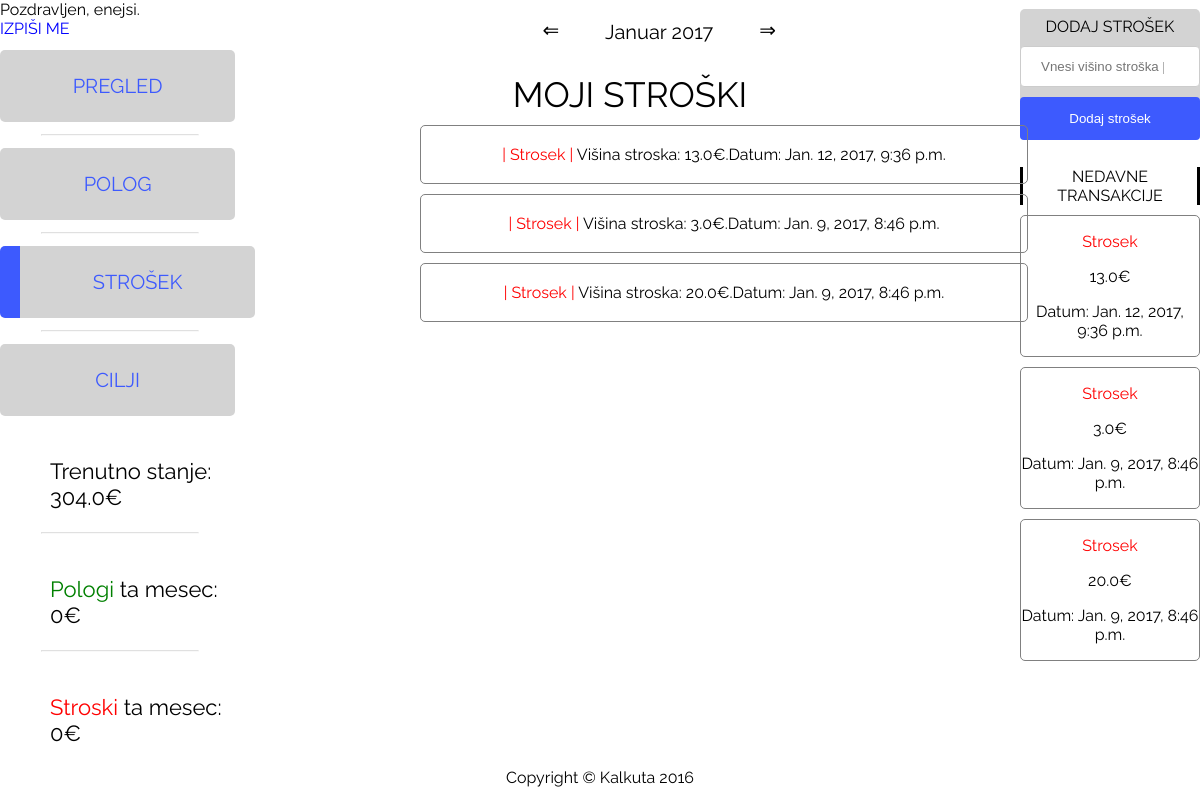
The app's page /kalkuta/strosek?q=1 (signed in) with its own data.
### kalkuta/models.py (models this page shows, shortened)
class Stanje(models.Model):
    stanje = models.FloatField(default=0)
    uporabnik = models.OneToOneField(User, on_delete=models.SET_NULL, null=True)

class Transakcija(models.Model):
    tip = models.BooleanField() #0 je strosek 1 je polog
    visina = models.FloatField()
    datum = models.DateTimeField(default=datetime.now)
    uporabnik = models.ForeignKey(User, on_delete=models.SET_NULL, null=True)
    leto_trans = models.IntegerField(null=True)
    mesec_trans = models.IntegerField(null=True)

### kalkuta/views.py (the view, shortened to what this page needs)
# urls.py: url(r'strosek', views.odlivi, name='odlivi'),
@login_required
def odlivi(request):
    stdlogger.debug("Entering odlivi view")
    racunaj_ta_mesec(request)
    izracunaj_leto(request)
    global MONTH_CHOICES
    current_user = request.user
    zadnja_dva = Transakcija.objects.filter(uporabnik=current_user).filter(tip=0).filter(leto_trans=leto_danes).filter(mesec_trans=mesec_danes).order_by('-id')[:4][::-1]
    zadnja_dva = reversed(zadnja_dva)
    context_dict = {'stroski': zadnja_dva}
    vsi =  Transakcija.objects.filter(uporabnik=current_user).filter(tip=0).filter(leto_trans=leto_danes).filter(mesec_trans=mesec_danes).order_by('-id')
    trenS = Stanje.objects.filter(uporabnik=current_user)[0].stanje
    context_dict = {'stroski': zadnja_dva,
                     'stroski_vsi': vsi,
                    'trenS': trenS,
                    'mesec_danes': MONTH_CHOICES[mesec_danes],
                    'leto_danes': leto_danes,
                    'stroski_mesec': stroski_ta_mesec,
                    'pologi': pologi_ta_mesec
                    }
    return render(request, 'kalkuta/odlivi.html', context_dict)

### kalkuta/views.py (called while the page is built, shortened)
def racunaj_ta_mesec(request):
    current_user = request.user
    global stroski_ta_mesec
    global pologi_ta_mesec
    vse_trans = Transakcija.objects.filter(uporabnik=current_user).filter(leto_trans=leto_danes).filter(
        mesec_trans=mesec_danes).order_by('-id')
    vse_trans_polog = [0]*31
    vse_trans_strosek = [0]*31
    for i in vse_trans:
        if i.tip == 0:
            vse_trans_strosek[int(i.datum.date().day)] += i.visina
        else:
            vse_trans_polog[int(i.datum.date().day)] += i.visina
    stdlogger.debug(vse_trans_polog)
    stdlogger.debug(vse_trans_strosek)
    stroski_ta_mesec = 0
    pologi_ta_mesec = 0
    for i in vse_trans_polog:
        pologi_ta_mesec += i
    for i in vse_trans_strosek:
        stroski_ta_mesec += i
    return

def izracunaj_leto(request):
    global mesec_danes
    global leto_danes
    stdlogger.debug("Racunam leto")
    if request.method == 'GET':
        nz = request.GET.get('q', '')
        if nz == '1':
            if mesec_danes == 12:
                mesec_danes = 1
                leto_danes += 1
            else:
                mesec_danes += 1
            stdlogger.debug("===============================")
            stdlogger.debug("Pristejem 1 mesec, dobim mesec:")
            stdlogger.debug(mesec_danes)
            stdlogger.debug("in leto:")
            stdlogger.debug( leto_danes)
            stdlogger.debug("===============================")
    return

### kalkuta/templates/kalkuta/odlivi.html (shortened to what this page needs)
{% load static %}
<!doctype html>
<html lang="sl">
<head>
  <link rel="stylesheet" type="text/css" href="{% static 'kalkuta/odlivi.css' %}" media="screen" />
</head>
<body>
    <div class="nav_left">
        {% if user.is_authenticated %}
        <span class="header-links">Pozdravljen, {{ user.username }}.<a href="{% url 'logout' %}" style="text-decoration: none; color: blue; padding-left: 90px"> IZPIŠI ME</a></span>
        {% else %}
        {get_template("landing")}
        {% endif %}
        <nav class="dash_main_nav">
            <a class="nav cur" href="pregled">PREGLED</a>
            <hr>
            <a class="nav" href="polog">POLOG</a>
            <hr>
            <a class="nav" href="strosek"  style="
    color: #3D5AFE;
    border-style: hidden hidden hidden solid;
    border-width: 20px"
            >STROŠEK</a>
            <hr>
            <a class="nav" href="cilji">CILJI</a>
        </nav>
                <p style="padding-left:50px;padding-top: 20px; font-size: 22px;">Trenutno stanje: {{ trenS }}€</p>
                    <hr>
                <p style="padding-left:50px;padding-top: 20px; font-size: 22px;"><a style="color: green">Pologi</a> ta mesec: {{ pologi }}€</p>
                    <hr>
                <p style="padding-left:50px;padding-top: 20px; font-size: 22px;"><a style="color: red">Stroski</a> ta mesec: {{ stroski_mesec }}€</p>
    </div>
    <div class="dash_top_div">
        <div class="dash_top_div_cont">
            <a class="puscica levodesno"   href="?q=-1">&lArr;</a>
            <div class="puscica mesecleto" style="width: 200px;">
                <p>{{ mesec_danes }} {{ leto_danes }}</p>
            </div>
            <a class="puscica levodesno"  href="?q=1">&rArr;</a>
        </div>
    </div>
    <div class="dash_right_div">
        <div class="dash_right_dva">
            <div class="odliv">
            DODAJ STROŠEK
            <form class="obrazec_priliv" name="dodaj_strosek" method="post">
              <div class="container">
                <input class="input" type="number" step="0.01" min="0" placeholder="Vnesi višino stroška [€]" name="strosek_visina" required>
                <input type="submit" value="Dodaj strošek" onclick="validate_strosek()">
            </div>
            </form>
            </div>
        </div>
        <div class="dash_right_tri">
            <div class="pregled_trans">
                NEDAVNE TRANSAKCIJE
            </div>
            <div class="transakcije">
                {% for i in stroski %}
                <div class="trans">
                    <p>{% if i.tip == 0 %}<p style="color: red">Strosek</p>{% else %}<p style="color: green">Polog</p>{% endif %}</p><p>{{ i.visina }}€</p>
                    <p> Datum: {{ i.datum }}</p>
                </div>
                {% endfor %}
            </div>
        </div>
    </div>
    <div class="dash_middle_div">
        <div class="action_cont">
            <div class="naslov_cilj" style="text-align: center; font-size: 35px">
                MOJI STROŠKI
            </div>
            {% for i in stroski_vsi %}
            <div id={{i.id}} class="cilj_main">
                    <p><span style="color: red">| Strosek | </span> Višina stroska: {{ i.visina }}€.Datum: {{ i.datum }}</p>
            </div>
                {% endfor %}
        </div>
    </div>
    <footer>
      	<p>Copyright &copy; Kalkuta 2016</p>
    </footer>
</body>

### kalkuta/static/kalkuta/odlivi.css (style rules this page uses)
body { width: 100%; height: 100%; margin-left: auto; margin-right: auto; margin-top: auto; margin-bottom: auto; font-family: 'Raleway', sans-serif; }
.nav_left { float: left; width: 20%; }
nav a { display:block; text-decoration: none; background-color: #D3D3D3; border-radius: 5px; }
.nav { width: 98%; margin-bottom: 5%; margin-top: 5%; text-align: center; vertical-align: middle; padding-top: 10%; padding-bottom: 10%; font-size: 20px; text-decoration: none; }
nav a:link { color: #3D5AFE; }
a:link { color: black; }
hr { width: 65%; opacity: 0.3; }
.dash_top_div { float: left; text-align: center; width: 60%; margin-bottom: 2%; font-size: 20px; height: 50px; }
.dash_top_div_cont { margin-left: 42%; }
.levodesno { padding-top: 18px; }
.puscica { float: left; text-decoration: none; }
.dash_middle_div { float:left; width: 65%; text-align: center; }
.dash_right_div { float:right; width: 15%; text-align: center; }
.dash_right_dva { width: 100%; margin-bottom: 5%; margin-top: 5%; padding-top: 8px; background-color: #D3D3D3; border-radius: 5px; }
.dash_right_tri { width: 100%; padding-top: 8px; }
input[type=submit] { width: 100%; background-color: #3D5AFE; color: white; padding: 14px 20px; border: none; border-radius: 4px; cursor: pointer; }
input[type=number],input[type=date], input[type=text], select { width: 100%; padding: 12px 20px; margin: 10px 0; display: inline-block; border: 1px solid #ccc; border-radius: 4px; box-sizing: border-box; }
.pregled_trans { display: block; border-left: solid; border-right: solid; margin-bottom: 10px; margin-top: 10px; }
.trans { border: solid; border-color: gray; border-width: 1px; margin-bottom: 10px; border-radius: 5px; }
footer { clear: both; text-align: center; }
.naslov_cilj { margin-bottom: 10px; }
.cilj_main { padding: 3px; width: 600px; margin-left: 180px; margin-bottom: 10px; margin-right:200px; border: solid; border-color: gray; border-width: 1px; border-radius: 5px; }

### records on screen
Stanje: stanje "304.0"
Transakcija: tip "Strosek", visina "13.0", datum "Jan. 12, 2017, 9:36 p.m."
Transakcija: tip "Strosek", visina "3.0", datum "Jan. 9, 2017, 8:46 p.m."
Transakcija: tip "Strosek", visina "20.0", datum "Jan. 9, 2017, 8:46 p.m."

### other values on screen
{{ user.username }} "enejsi"
{{ pologi }} "0"
{{ stroski_mesec }} "0"
{{ mesec_danes }} "Januar"
{{ leto_danes }} "2017"
